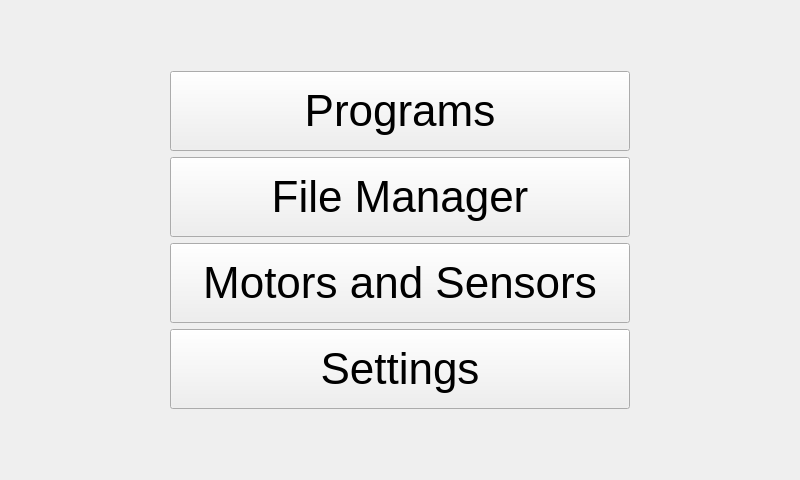
<?xml version="1.0" encoding="UTF-8"?>
<ui version="4.0">
 <class>HomeWidget</class>
 <widget class="QWidget" name="HomeWidget">
  <property name="geometry">
   <rect>
    <x>0</x>
    <y>0</y>
    <width>800</width>
    <height>480</height>
   </rect>
  </property>
  <property name="windowTitle">
   <string>Home</string>
  </property>
  <layout class="QVBoxLayout" name="verticalLayout" stretch="1">
   <property name="leftMargin">
    <number>6</number>
   </property>
   <property name="topMargin">
    <number>0</number>
   </property>
   <property name="rightMargin">
    <number>6</number>
   </property>
   <property name="bottomMargin">
    <number>0</number>
   </property>
   <item>
    <layout class="QHBoxLayout" name="horizontalLayout">
     <item>
      <spacer name="horizontalSpacer_2">
       <property name="orientation">
        <enum>Qt::Horizontal</enum>
       </property>
       <property name="sizeHint" stdset="0">
        <size>
         <width>40</width>
         <height>20</height>
        </size>
       </property>
      </spacer>
     </item>
     <item>
      <layout class="QVBoxLayout" name="verticalLayout_2">
       <item>
        <spacer name="verticalSpacer_2">
         <property name="orientation">
          <enum>Qt::Vertical</enum>
         </property>
         <property name="sizeHint" stdset="0">
          <size>
           <width>20</width>
           <height>40</height>
          </size>
         </property>
        </spacer>
       </item>
       <item>
        <widget class="QPushButton" name="programs">
         <property name="enabled">
          <bool>true</bool>
         </property>
         <property name="sizePolicy">
          <sizepolicy hsizetype="Minimum" vsizetype="Fixed">
           <horstretch>0</horstretch>
           <verstretch>0</verstretch>
          </sizepolicy>
         </property>
         <property name="minimumSize">
          <size>
           <width>460</width>
           <height>80</height>
          </size>
         </property>
         <property name="font">
          <font>
           <pointsize>33</pointsize>
          </font>
         </property>
         <property name="text">
          <string>Programs</string>
         </property>
         <property name="icon">
          <iconset resource="../rc/icons.qrc">
           <normaloff>:/icons/fontawesome/regular/icons/fontawesome/regular/window-restore.svg</normaloff>:/icons/fontawesome/regular/icons/fontawesome/regular/window-restore.svg</iconset>
         </property>
         <property name="iconSize">
          <size>
           <width>45</width>
           <height>45</height>
          </size>
         </property>
        </widget>
       </item>
       <item>
        <widget class="QPushButton" name="fileManager">
         <property name="minimumSize">
          <size>
           <width>0</width>
           <height>80</height>
          </size>
         </property>
         <property name="font">
          <font>
           <pointsize>33</pointsize>
          </font>
         </property>
         <property name="text">
          <string>File Manager</string>
         </property>
         <property name="icon">
          <iconset resource="../rc/icons.qrc">
           <normaloff>:/icons/fontawesome/regular/icons/fontawesome/regular/folder-open.svg</normaloff>:/icons/fontawesome/regular/icons/fontawesome/regular/folder-open.svg</iconset>
         </property>
         <property name="iconSize">
          <size>
           <width>45</width>
           <height>45</height>
          </size>
         </property>
        </widget>
       </item>
       <item>
        <widget class="QPushButton" name="motorsSensors">
         <property name="minimumSize">
          <size>
           <width>0</width>
           <height>80</height>
          </size>
         </property>
         <property name="font">
          <font>
           <pointsize>33</pointsize>
          </font>
         </property>
         <property name="text">
          <string>Motors and Sensors</string>
         </property>
         <property name="icon">
          <iconset resource="../rc/icons.qrc">
           <normaloff>:/icons/fontawesome/regular/icons/fontawesome/regular/lightbulb.svg</normaloff>:/icons/fontawesome/regular/icons/fontawesome/regular/lightbulb.svg</iconset>
         </property>
         <property name="iconSize">
          <size>
           <width>45</width>
           <height>45</height>
          </size>
         </property>
        </widget>
       </item>
       <item>
        <widget class="QPushButton" name="settings">
         <property name="minimumSize">
          <size>
           <width>0</width>
           <height>80</height>
          </size>
         </property>
         <property name="font">
          <font>
           <pointsize>33</pointsize>
          </font>
         </property>
         <property name="text">
          <string>Settings</string>
         </property>
         <property name="icon">
          <iconset resource="../rc/icons.qrc">
           <normaloff>:/icons/fontawesome/solid/icons/fontawesome/solid/cogs.svg</normaloff>:/icons/fontawesome/solid/icons/fontawesome/solid/cogs.svg</iconset>
         </property>
         <property name="iconSize">
          <size>
           <width>45</width>
           <height>45</height>
          </size>
         </property>
        </widget>
       </item>
       <item>
        <spacer name="verticalSpacer">
         <property name="orientation">
          <enum>Qt::Vertical</enum>
         </property>
         <property name="sizeType">
          <enum>QSizePolicy::Expanding</enum>
         </property>
         <property name="sizeHint" stdset="0">
          <size>
           <width>20</width>
           <height>40</height>
          </size>
         </property>
        </spacer>
       </item>
      </layout>
     </item>
     <item>
      <spacer name="horizontalSpacer">
       <property name="orientation">
        <enum>Qt::Horizontal</enum>
       </property>
       <property name="sizeHint" stdset="0">
        <size>
         <width>40</width>
         <height>20</height>
        </size>
       </property>
      </spacer>
     </item>
    </layout>
   </item>
  </layout>
 </widget>
 <resources>
  <include location="../rc/icons.qrc"/>
 </resources>
 <connections/>
</ui>
